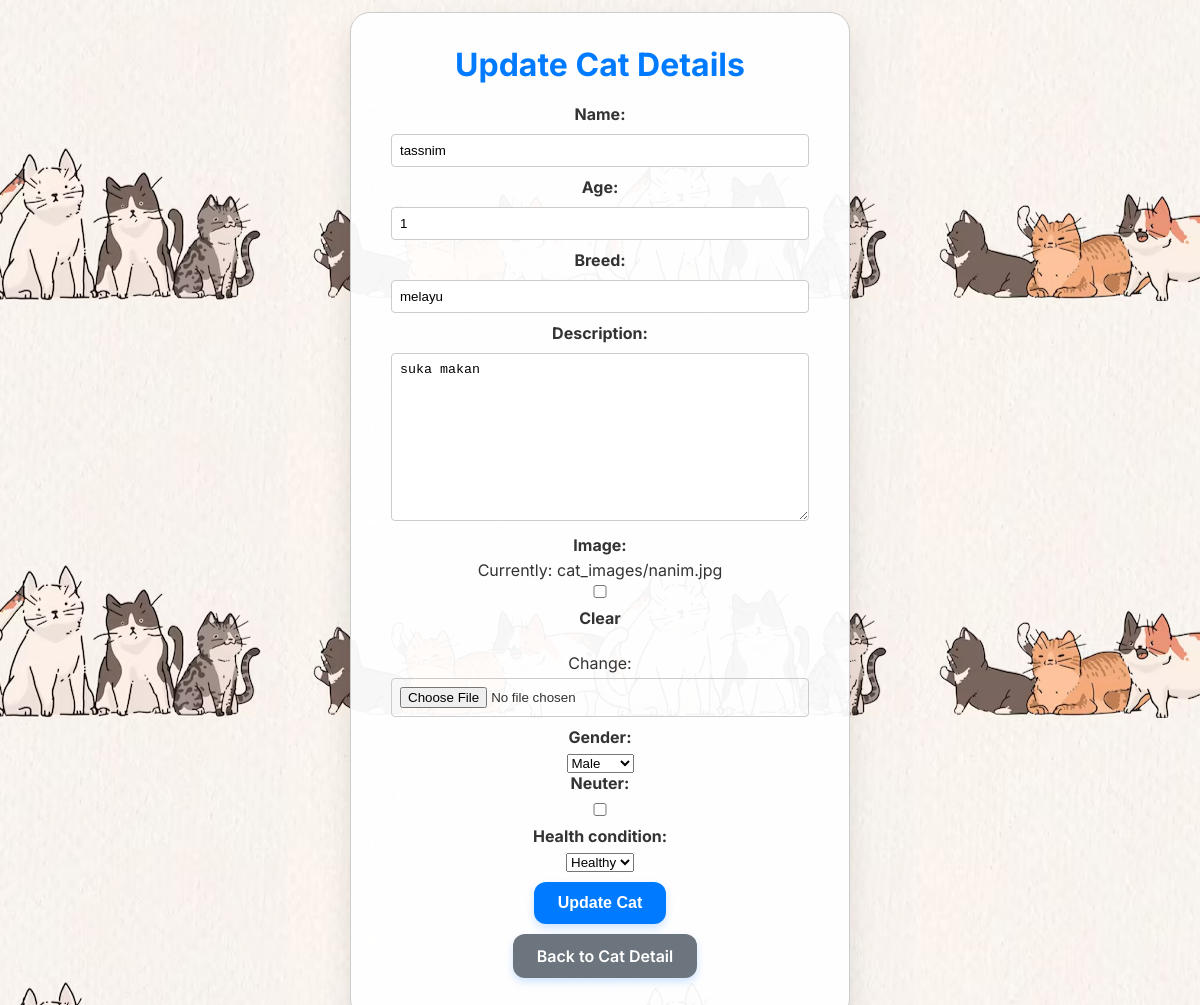
/myPage/cat/10/update/, run on the app's committed database.
### catshelter/models.py (models this page shows, shortened)
class Cat(models.Model):
    GENDER_CHOICES = [
        ('M', 'Male'),
        ('F', 'Female'),
    ]
    HEALTH_CHOICES = [
        ('Healthy', 'Healthy'),
        ('Sick', 'Sick'),
    ]
    name = models.CharField(max_length=100)
    age = models.IntegerField()
    breed = models.CharField(max_length=100)
    description = models.TextField()
    image = models.ImageField(upload_to='cat_images/', null=True, blank=True)
    gender = models.CharField(max_length=1, choices=GENDER_CHOICES, default='M')
    neuter = models.BooleanField(default=False)
    health_condition = models.CharField(max_length=50, choices=HEALTH_CHOICES, default='Healthy')

### catshelter/views.py (the view)
# urls.py: path('cat/<int:cat_id>/update/', views.admin_cat_update, name='admin_cat_update'),
def admin_cat_update(request, cat_id):
    cat = get_object_or_404(Cat, pk=cat_id)
    if request.method == 'POST':
        form = CatForm(request.POST, request.FILES, instance=cat)
        if form.is_valid():
            form.save()
            return redirect('admin_catlist')  # Correct URL pattern
    else:
        form = CatForm(instance=cat)
    return render(request, 'cat_update.html', {'form': form, 'cat': cat})

### catshelter/forms.py
class CatForm(forms.ModelForm):
    class Meta:
        model = Cat
        fields = ['name', 'age', 'breed', 'description', 'image', 'gender', 'neuter', 'health_condition']

### catshelter/templates/cat_update.html (shortened to what this page needs)
{% load static %}
<!DOCTYPE html>
<html lang="en">
<head>
</head>
<body>
    <div class="container">
        <h2>Update Cat Details</h2>
        <form method="post" enctype="multipart/form-data">
            {{ form.as_p }}
            <button type="submit" class="button-submit">Update Cat</button>
        </form>
        <a href="{% url 'admin_catlist' %}" class="button-back">Back to Cat Detail</a>
    </div>
</body>
</html>

### data on the page
Cat: name "tassnim", age "1", breed "melayu", description "suka makan", gender "Male", health_condition "Healthy"
